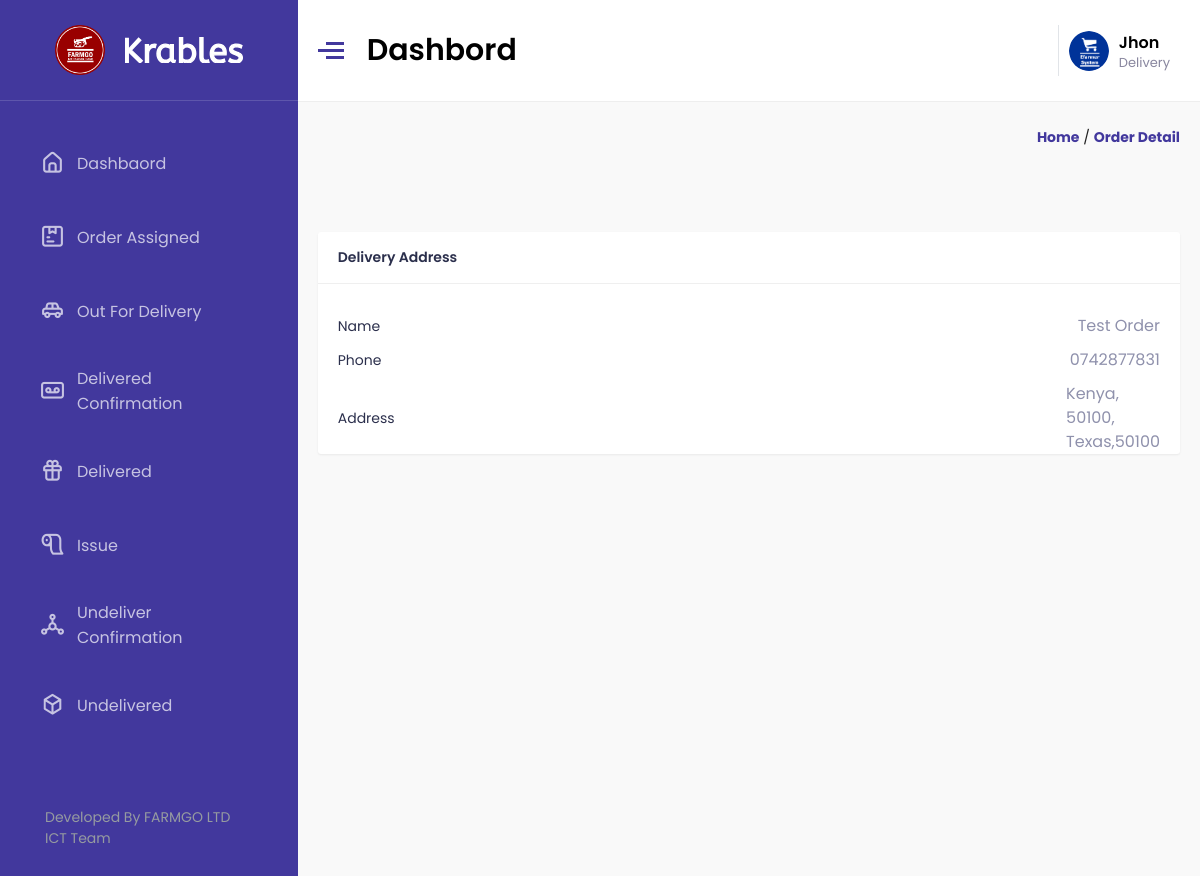
Page /deliveryBoy/order-detail.php?id=57 (signed in) on the committed database.
### tables this page shows
CREATE TABLE `orders` (
  `id` int(11) NOT NULL,
  `o_id` text NOT NULL,
  `u_id` int(11) NOT NULL,
  `ad_id` int(11) NOT NULL,
  `dv_date` varchar(255) NOT NULL,
  `dv_time` varchar(255) NOT NULL,
  `payment_type` int(11) NOT NULL,
  `payment_status` int(11) NOT NULL,
  `order_status` int(11) NOT NULL,
  `mihpayid` varchar(255) NOT NULL,
  `txnid` varchar(255) NOT NULL,
  `payu_status` varchar(255) NOT NULL,
  `total_amt` float NOT NULL,
  `ship_fee_order` float NOT NULL,
  `final_val` float NOT NULL,
  `isnew` int(11) NOT NULL,
  `delivered_by` int(11) NOT NULL,
  `u_cnfrm` int(11) NOT NULL,
  `ptu` int(11) NOT NULL,
  `udvc` int(11) NOT NULL,
  `is_p_app` int(11) NOT NULL,
  `is_w_ap` int(11) NOT NULL,
  `prmo` float NOT NULL,
  `wlmt` float NOT NULL
);

CREATE TABLE `user_address` (
  `id` int(11) NOT NULL,
  `uid` int(11) NOT NULL,
  `type_ad` varchar(255) NOT NULL,
  `user_name` varchar(255) NOT NULL,
  `user_mobile` varchar(255) NOT NULL,
  `user_city` int(11) NOT NULL,
  `user_add` varchar(255) NOT NULL,
  `user_pin` varchar(255) NOT NULL,
  `user_local` varchar(255) NOT NULL
);

CREATE TABLE `city` (
  `id` int(11) NOT NULL,
  `s_id` int(11) NOT NULL,
  `c_id` int(11) NOT NULL,
  `city_name` varchar(255) NOT NULL
);

### deliveryBoy/order-detail.php (the view, shortened to what this page needs)
<?php
require("require/top.php");
$oid = $_GET['id'];
?>
<div class="path">
    <div class="container">
        <a href="index.php">Home</a>
        /
        <a href="order-detail.php?id=<?php echo $oid; ?>">Order Detail</a>
    </div>
</div>
<div class="cartrow" id="catrow">
    <div class="gh">
        <div class="pdpt-bg">
            <div class="pdpt-title flex justify-between">
                <h4>Delivery Address</h4>
            </div>
            <?php
            $f = "select orders.ad_id,user_address.*,city.city_name from orders,user_address,city where orders.id='$oid' and orders.ad_id=user_address.id and user_address.user_city=city.id";
            $d = mysqli_fetch_assoc(mysqli_query($con, $f));
            ?>
            <div class="order-body10">
                <div class="total-dt">
                    <div class="total-checkout-group bt0">
                        <div class="cart-total-dil">
                            <h4>Name</h4>
                            <span><?php echo $d['user_name'] ?></span>
                        </div>
                        <div class="cart-total-dil pt-3">
                            <h4>Phone</h4>
                            <span><?php echo $d['user_mobile'] ?></span>
                        </div>
                        <div class="cart-total-dil pt-3">
                            <h4>Address</h4>
                            <span style="word-wrap:break-word;"><?php echo $d['user_local'] ?>, <br>
                                <?php echo $d['user_add'] ?>, <br>
                                <?php echo $d['city_name'] ?>,<?php echo $d['user_pin'] ?></span>
                        </div>
                    </div>
                </div>
            </div>
        </div>
    </div>
</div>
<?php
require("require/foot.php");
?>

### deliveryBoy/assets/css/style.css (style rules this page uses)
* { margin: 0; padding: 0; -webkit-box-sizing: border-box; box-sizing: border-box; font-family: 'Poppins', sans-serif; }
html { font-size: 62.5%; }
body { background-color: #f9f9f9; }
a { color: #495057; text-transform: none; text-decoration: none; cursor: pointer; }
.flex { display: -webkit-box; display: -ms-flexbox; display: flex; }
.pt-3, .py-3 { padding-top: 1rem !important; }
.justify-between { -webkit-box-pack: justify; -ms-flex-pack: justify; justify-content: space-between; }
.main .right-part .path { font-size: 14px; line-height: 1.4285em; color: rgba(0, 0, 0, 0.87); }
.main .right-part .path .container { width: 100%; padding: 2.5rem 2rem; text-align: right; }
.main .right-part .path .container a { color: #42389d; font-weight: 700; text-transform: capitalize; }
.right-part .cartrow { margin: 1.5rem 0; display: -webkit-box; display: -ms-flexbox; display: flex; -ms-flex-pack: distribute; justify-content: space-around; }
.right-part .cartrow .gh { width: 100%; padding: 1.5rem 2rem; }
.pdpt-bg { margin-top: 30px; background: #fff; border-radius: 3px; -webkit-box-shadow: 0 1px 2px 0 #e9e9e9; box-shadow: 0 1px 2px 0 #e9e9e9; }
.pdpt-bg .pdpt-title { border-bottom: 1px solid #efefef; }
.pdpt-bg .pdpt-title h4 { padding: 15px 20px; font-size: 14px; font-weight: 600; color: #2b2f4c; margin-bottom: 0; border-bottom: 0; }
.pdpt-bg .total-checkout-group { padding: 20px 20px 0; border-top: 1px solid #efefef; margin-top: 10px; }
.pdpt-bg .total-checkout-group .cart-total-dil { display: -webkit-box; display: -ms-flexbox; display: flex; width: 100%; -webkit-box-align: center; -ms-flex-align: center; align-items: center; }
.pdpt-bg .total-checkout-group .cart-total-dil h4 { margin-bottom: 0; font-size: 14px; font-weight: 400; color: #2b2f4c; line-height: 24px; }
.pdpt-bg .total-checkout-group .cart-total-dil span { color: #8f91ac; font-size: 16px; margin-left: auto; font-weight: 400; line-height: 24px; }
.pdpt-bg .bt0 { border-top: 0; }

### rows in the picture
orders: user_address.user_name "Test Order", user_address.user_mobile "0742877831", user_address.user_local "Kenya", user_address.user_add "50100", city.city_name "Texas", user_address.user_pin "50100"
